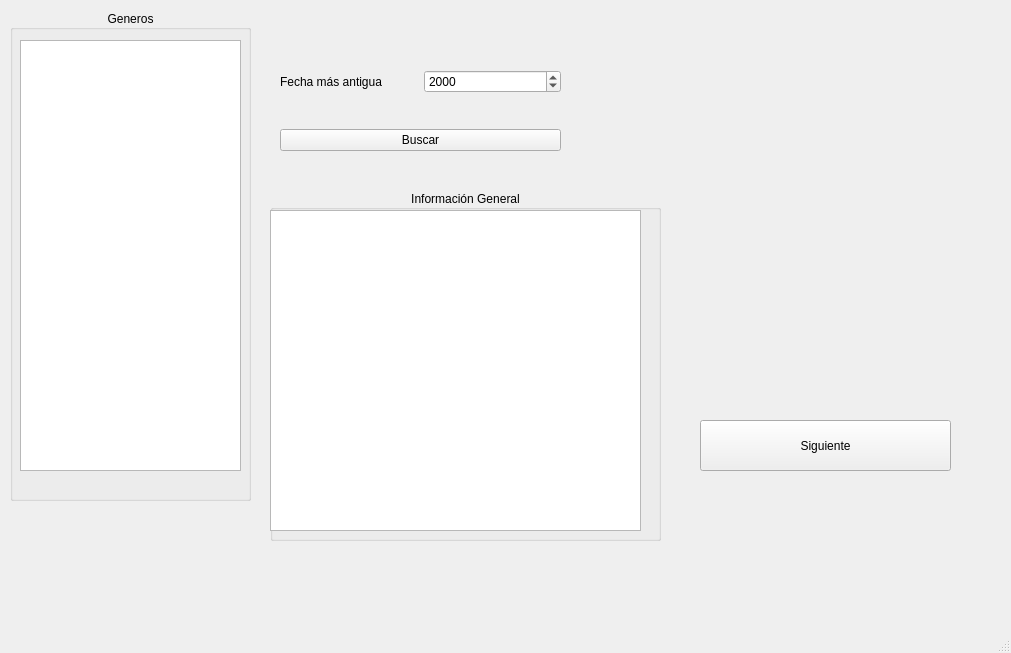
<?xml version="1.0" encoding="UTF-8"?>
<ui version="4.0">
 <class>MainWindow</class>
 <widget class="QMainWindow" name="MainWindow">
  <property name="geometry">
   <rect>
    <x>0</x>
    <y>0</y>
    <width>1011</width>
    <height>653</height>
   </rect>
  </property>
  <property name="windowTitle">
   <string>MainWindow</string>
  </property>
  <widget class="QWidget" name="centralwidget">
   <widget class="QGroupBox" name="groupBox">
    <property name="geometry">
     <rect>
      <x>10</x>
      <y>10</y>
      <width>241</width>
      <height>491</height>
     </rect>
    </property>
    <property name="title">
     <string>Generos</string>
    </property>
    <property name="alignment">
     <set>Qt::AlignCenter</set>
    </property>
    <widget class="QListWidget" name="Generos_lista">
     <property name="geometry">
      <rect>
       <x>10</x>
       <y>30</y>
       <width>221</width>
       <height>431</height>
      </rect>
     </property>
    </widget>
   </widget>
   <widget class="QPushButton" name="Siguiente_button">
    <property name="geometry">
     <rect>
      <x>700</x>
      <y>420</y>
      <width>251</width>
      <height>51</height>
     </rect>
    </property>
    <property name="text">
     <string>Siguiente</string>
    </property>
   </widget>
   <widget class="QWidget" name="verticalLayoutWidget">
    <property name="geometry">
     <rect>
      <x>280</x>
      <y>40</y>
      <width>281</width>
      <height>141</height>
     </rect>
    </property>
    <layout class="QVBoxLayout" name="verticalLayout">
     <item>
      <layout class="QHBoxLayout" name="horizontalLayout">
       <item>
        <widget class="QLabel" name="label">
         <property name="text">
          <string>Fecha más antigua</string>
         </property>
        </widget>
       </item>
       <item>
        <widget class="QSpinBox" name="year_spin">
         <property name="maximum">
          <number>2020</number>
         </property>
         <property name="value">
          <number>2000</number>
         </property>
        </widget>
       </item>
      </layout>
     </item>
     <item>
      <layout class="QVBoxLayout" name="verticalLayout_2">
       <item>
        <widget class="QPushButton" name="Buscar_button">
         <property name="text">
          <string>Buscar</string>
         </property>
        </widget>
       </item>
      </layout>
     </item>
    </layout>
   </widget>
   <widget class="QGroupBox" name="groupBox_2">
    <property name="geometry">
     <rect>
      <x>270</x>
      <y>190</y>
      <width>391</width>
      <height>351</height>
     </rect>
    </property>
    <property name="title">
     <string>Información General</string>
    </property>
    <property name="alignment">
     <set>Qt::AlignCenter</set>
    </property>
    <widget class="QTextBrowser" name="textBrowser">
     <property name="geometry">
      <rect>
       <x>0</x>
       <y>20</y>
       <width>371</width>
       <height>321</height>
      </rect>
     </property>
     <property name="html">
      <string>&lt;!DOCTYPE HTML PUBLIC &quot;-//W3C//DTD HTML 4.0//EN&quot; &quot;http://www.w3.org/TR/REC-html40/strict.dtd&quot;&gt;
&lt;html&gt;&lt;head&gt;&lt;meta name=&quot;qrichtext&quot; content=&quot;1&quot; /&gt;&lt;style type=&quot;text/css&quot;&gt;
p, li { white-space: pre-wrap; }
&lt;/style&gt;&lt;/head&gt;&lt;body style=&quot; font-family:'Ubuntu'; font-size:11pt; font-weight:400; font-style:normal;&quot;&gt;
&lt;p style=&quot;-qt-paragraph-type:empty; margin-top:0px; margin-bottom:0px; margin-left:0px; margin-right:0px; -qt-block-indent:0; text-indent:0px;&quot;&gt;&lt;br /&gt;&lt;/p&gt;&lt;/body&gt;&lt;/html&gt;</string>
     </property>
    </widget>
   </widget>
   <widget class="QLabel" name="Pictures">
    <property name="geometry">
     <rect>
      <x>670</x>
      <y>20</y>
      <width>311</width>
      <height>381</height>
     </rect>
    </property>
    <property name="text">
     <string/>
    </property>
    <property name="scaledContents">
     <bool>true</bool>
    </property>
   </widget>
  </widget>
  <widget class="QMenuBar" name="menubar">
   <property name="geometry">
    <rect>
     <x>0</x>
     <y>0</y>
     <width>1011</width>
     <height>22</height>
    </rect>
   </property>
  </widget>
  <widget class="QStatusBar" name="statusbar"/>
 </widget>
 <resources/>
 <connections/>
</ui>
